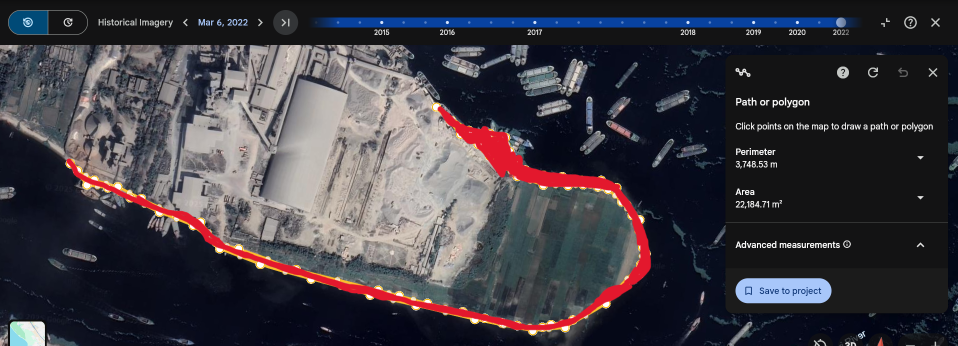
#> input picture app/backend/copy.png, 1915 x 691 px (shown at 1/2 size)
$ python check.py
#> lines starting #> are read from the running program, lines starting #| are printed output that depends on the picture; after the words box and inside, x2 and y2 are one past the last pixel; in counts of white or black regions, pixels touching at a corner belong together
# [86 lines of commented-out code are left out]


from PIL import Image
import numpy as np

def count_red_area(image_path, pixel_resolution_m=10):
    # Load image
#> called with image_path = 'copy.png', pixel_resolution_m = 10
    img = Image.open(image_path).convert('RGB')
    arr = np.array(img)

    # Define red pixel threshold
    # Adjust these values if needed
    red_mask = (arr[:,:,0] > 150) & (arr[:,:,1] < 80) & (arr[:,:,2] < 80)
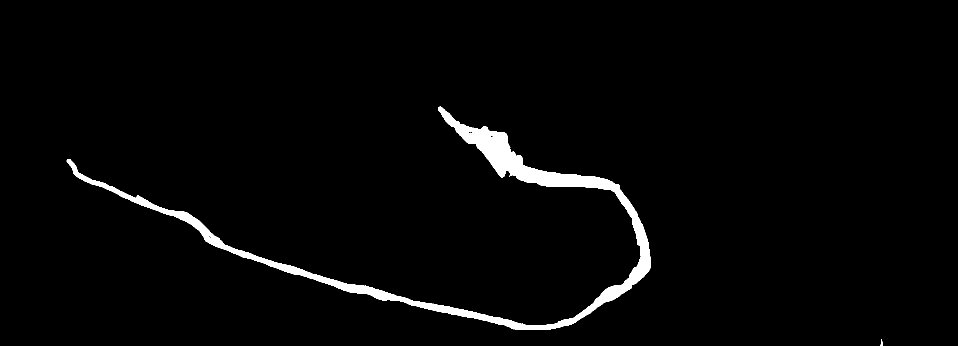
#> red_mask: shape (691, 1915) bool (shown at 1/2 size); 2.4% white; 2 white regions, box (x1, y1, x2, y2) and area: (133, 213, 1301, 660) 31665, (1761, 678, 1766, 691) 37

    # Count red pixels
    red_pixel_count = np.sum(red_mask)
#> red_pixel_count = 31702

    # Calculate area in square kilometers
    area_sq_km = red_pixel_count * (pixel_resolution_m ** 2) / 1_000_000
#> area_sq_km = 3.17

    return red_pixel_count, area_sq_km

if __name__ == "__main__":
    image_path = "copy.png"  # Replace with your screenshot path
    pixels, area = count_red_area(image_path)
#> pixels = 31702; area = 3.17
    print(f"Red pixel count: {pixels}")
#| Red pixel count: 31702
    print(f"Estimated red area: {area:.4f} sq km")
#| Estimated red area: 3.1702 sq km
